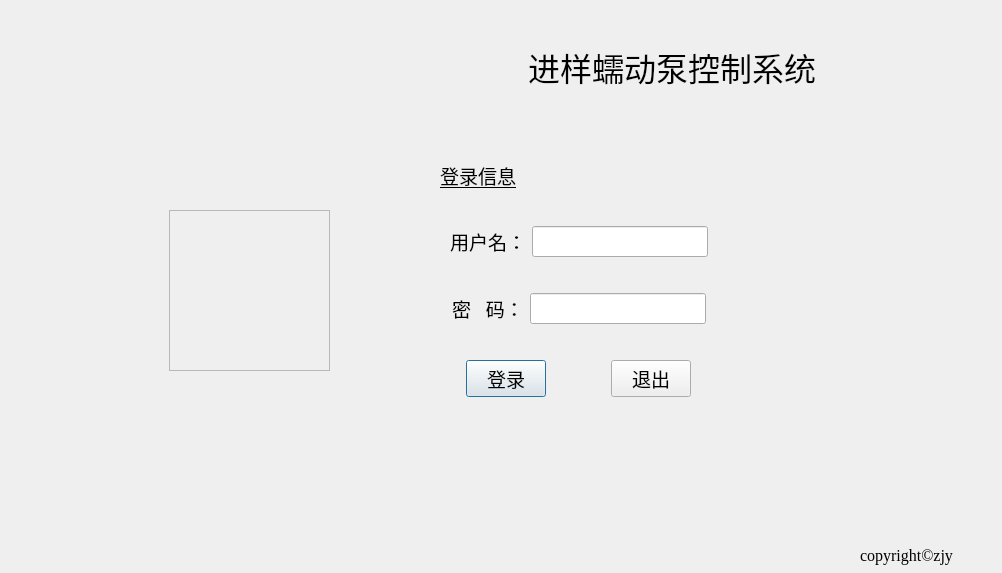
<?xml version="1.0" encoding="UTF-8"?>
<ui version="4.0">
 <class>LoginDialog</class>
 <widget class="QDialog" name="LoginDialog">
  <property name="geometry">
   <rect>
    <x>0</x>
    <y>0</y>
    <width>1002</width>
    <height>573</height>
   </rect>
  </property>
  <property name="minimumSize">
   <size>
    <width>1002</width>
    <height>573</height>
   </size>
  </property>
  <property name="maximumSize">
   <size>
    <width>1002</width>
    <height>573</height>
   </size>
  </property>
  <property name="windowTitle">
   <string>Dialog</string>
  </property>
  <widget class="QLabel" name="label_3">
   <property name="geometry">
    <rect>
     <x>0</x>
     <y>0</y>
     <width>1001</width>
     <height>571</height>
    </rect>
   </property>
   <property name="text">
    <string/>
   </property>
   <property name="pixmap">
    <pixmap resource="image/image.qrc">:/new/prefix1/background2.jpg</pixmap>
   </property>
  </widget>
  <widget class="QWidget" name="verticalLayoutWidget">
   <property name="geometry">
    <rect>
     <x>408</x>
     <y>226</y>
     <width>341</width>
     <height>171</height>
    </rect>
   </property>
   <layout class="QVBoxLayout" name="verticalLayout">
    <item>
     <layout class="QHBoxLayout" name="horizontalLayout">
      <item>
       <spacer name="horizontalSpacer_6">
        <property name="orientation">
         <enum>Qt::Horizontal</enum>
        </property>
        <property name="sizeHint" stdset="0">
         <size>
          <width>40</width>
          <height>20</height>
         </size>
        </property>
       </spacer>
      </item>
      <item>
       <widget class="QLabel" name="label">
        <property name="font">
         <font>
          <family>微软雅黑</family>
          <pointsize>14</pointsize>
         </font>
        </property>
        <property name="text">
         <string>用户名：</string>
        </property>
       </widget>
      </item>
      <item>
       <widget class="QLineEdit" name="usrLineEdit">
        <property name="font">
         <font>
          <pointsize>14</pointsize>
         </font>
        </property>
       </widget>
      </item>
      <item>
       <spacer name="horizontalSpacer_4">
        <property name="orientation">
         <enum>Qt::Horizontal</enum>
        </property>
        <property name="sizeHint" stdset="0">
         <size>
          <width>40</width>
          <height>20</height>
         </size>
        </property>
       </spacer>
      </item>
     </layout>
    </item>
    <item>
     <spacer name="verticalSpacer">
      <property name="orientation">
       <enum>Qt::Vertical</enum>
      </property>
      <property name="sizeHint" stdset="0">
       <size>
        <width>20</width>
        <height>40</height>
       </size>
      </property>
     </spacer>
    </item>
    <item>
     <layout class="QHBoxLayout" name="horizontalLayout_2">
      <item>
       <spacer name="horizontalSpacer_7">
        <property name="orientation">
         <enum>Qt::Horizontal</enum>
        </property>
        <property name="sizeHint" stdset="0">
         <size>
          <width>40</width>
          <height>20</height>
         </size>
        </property>
       </spacer>
      </item>
      <item>
       <widget class="QLabel" name="label_2">
        <property name="font">
         <font>
          <family>微软雅黑</family>
          <pointsize>14</pointsize>
         </font>
        </property>
        <property name="text">
         <string>密   码：</string>
        </property>
       </widget>
      </item>
      <item>
       <widget class="QLineEdit" name="pwdLineEdit">
        <property name="font">
         <font>
          <pointsize>14</pointsize>
         </font>
        </property>
        <property name="echoMode">
         <enum>QLineEdit::Password</enum>
        </property>
       </widget>
      </item>
      <item>
       <spacer name="horizontalSpacer_5">
        <property name="orientation">
         <enum>Qt::Horizontal</enum>
        </property>
        <property name="sizeHint" stdset="0">
         <size>
          <width>40</width>
          <height>20</height>
         </size>
        </property>
       </spacer>
      </item>
     </layout>
    </item>
    <item>
     <spacer name="verticalSpacer_2">
      <property name="orientation">
       <enum>Qt::Vertical</enum>
      </property>
      <property name="sizeHint" stdset="0">
       <size>
        <width>20</width>
        <height>40</height>
       </size>
      </property>
     </spacer>
    </item>
    <item>
     <layout class="QHBoxLayout" name="horizontalLayout_3">
      <item>
       <spacer name="horizontalSpacer_2">
        <property name="orientation">
         <enum>Qt::Horizontal</enum>
        </property>
        <property name="sizeHint" stdset="0">
         <size>
          <width>40</width>
          <height>20</height>
         </size>
        </property>
       </spacer>
      </item>
      <item>
       <widget class="QPushButton" name="loginButton">
        <property name="font">
         <font>
          <family>AcadEref</family>
          <pointsize>14</pointsize>
         </font>
        </property>
        <property name="text">
         <string>登录</string>
        </property>
       </widget>
      </item>
      <item>
       <spacer name="horizontalSpacer">
        <property name="orientation">
         <enum>Qt::Horizontal</enum>
        </property>
        <property name="sizeHint" stdset="0">
         <size>
          <width>40</width>
          <height>20</height>
         </size>
        </property>
       </spacer>
      </item>
      <item>
       <widget class="QPushButton" name="exitButton">
        <property name="font">
         <font>
          <family>AcadEref</family>
          <pointsize>14</pointsize>
         </font>
        </property>
        <property name="text">
         <string>退出</string>
        </property>
       </widget>
      </item>
      <item>
       <spacer name="horizontalSpacer_3">
        <property name="orientation">
         <enum>Qt::Horizontal</enum>
        </property>
        <property name="sizeHint" stdset="0">
         <size>
          <width>40</width>
          <height>20</height>
         </size>
        </property>
       </spacer>
      </item>
     </layout>
    </item>
   </layout>
  </widget>
  <widget class="QFrame" name="frame">
   <property name="geometry">
    <rect>
     <x>169</x>
     <y>210</y>
     <width>161</width>
     <height>161</height>
    </rect>
   </property>
   <property name="styleSheet">
    <string notr="true">border-image: url(:/new/prefix1/user3.png);
</string>
   </property>
   <property name="frameShape">
    <enum>QFrame::StyledPanel</enum>
   </property>
   <property name="frameShadow">
    <enum>QFrame::Raised</enum>
   </property>
  </widget>
  <widget class="QLabel" name="label_4">
   <property name="geometry">
    <rect>
     <x>528</x>
     <y>31</y>
     <width>431</width>
     <height>71</height>
    </rect>
   </property>
   <property name="font">
    <font>
     <family>思源黑体</family>
     <pointsize>24</pointsize>
     <weight>50</weight>
     <bold>false</bold>
    </font>
   </property>
   <property name="text">
    <string>进样蠕动泵控制系统</string>
   </property>
  </widget>
  <widget class="QLabel" name="label_5">
   <property name="geometry">
    <rect>
     <x>440</x>
     <y>150</y>
     <width>111</width>
     <height>51</height>
    </rect>
   </property>
   <property name="font">
    <font>
     <family>AcadEref</family>
     <pointsize>14</pointsize>
     <underline>true</underline>
    </font>
   </property>
   <property name="text">
    <string>登录信息</string>
   </property>
  </widget>
  <widget class="QLabel" name="label_6">
   <property name="geometry">
    <rect>
     <x>860</x>
     <y>540</y>
     <width>171</width>
     <height>31</height>
    </rect>
   </property>
   <property name="font">
    <font>
     <family>Times New Roman</family>
     <pointsize>12</pointsize>
    </font>
   </property>
   <property name="text">
    <string>copyright©zjy</string>
   </property>
  </widget>
 </widget>
 <resources>
  <include location="image/image.qrc"/>
 </resources>
 <connections>
  <connection>
   <sender>exitButton</sender>
   <signal>clicked()</signal>
   <receiver>LoginDialog</receiver>
   <slot>close()</slot>
   <hints>
    <hint type="sourcelabel">
     <x>286</x>
     <y>243</y>
    </hint>
    <hint type="destinationlabel">
     <x>266</x>
     <y>195</y>
    </hint>
   </hints>
  </connection>
 </connections>
</ui>
